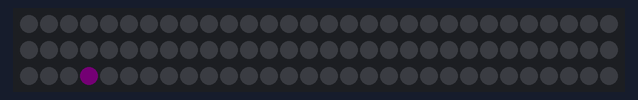
A sketch run on a simulated Arduino Uno, built with avr-gcc and run on an emulated ATmega328P. Parts: 90 RGB LEDs in strip order, left to right, continuing on the next row. Dim RGB values are drawn brighter than linear.

Above: at 1.44 s.
At 3.64 s:
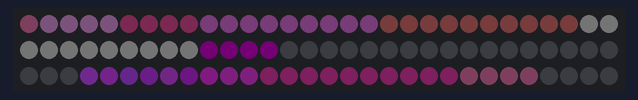
At 11.13 s:
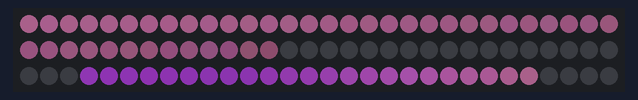
At 20.77 s:
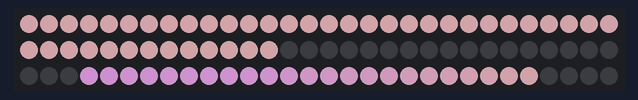
At 30.41 s:
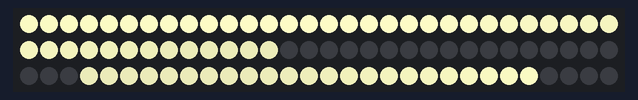
At 39.94 s:
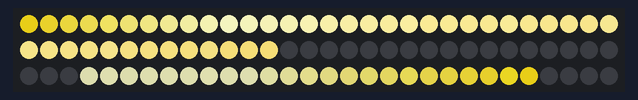

The sketch:

Dawn_to_Dusk.ino
```cpp
// Lighting for Dawn_to_Dusk by Jeanie Holt
// code clean-up: 10/22/2017
// top right=19; right bottom=42; bottom left=62; left top=85

/////  Includes  /////
#include <Adafruit_NeoPixel.h>

/////  Defines  /////
#define LED_PIN A0   // data output pin to LED string
#define NUM_LEDS 90  //actually 86 but dithering needs divisable by 5

/////  Global Variables  /////
//Initializing lighting break (brk) points
// refrence LEDs can have up to 12 breakpoints including the ends
// co[LED][color][brk_pnt] reserved space for 12 breakpoints just in case
// color=0 is distance to previous breakpoint; color=1,2,3 is Red,Green,Blue
uint8_t co[12][4][12]={
   {                           // LED 0  Top left hand corner
      {0,7,23, 24, 11, 17,24,13}, // distance from last breakpoint
      {0,7,85,239,239,100, 0, 0},  // break point red value
      {0,4,48,239,239, 50, 0, 0}, //             green
      {0,6,70,186,286,  5, 0, 0}   //             blue
   },
   {                        // LED 10  center of top
      {0,10,20, 25, 10, 12,  5,29,8},
      {0, 7,85,255,255,191,200, 0,0},
      {0, 4,48,255,255,191,100, 0,0},
      {0, 6,70,200,200,150, 10, 0,0}
   },
   {                        // LED 20  upper right hand side   11 break-points
      {0,13,17, 25, 10, 12,  5,  7,22,3,5},
      {0, 7,85,255,255,225,200,100,25,0,0},
      {0, 4,48,255,255,200,100, 25, 0,0,0},
      {0, 6,70,200,200,100, 10,  0, 0,0,0}
   },
   {                        // LED 34         11 break-points
      {0,15,15, 21, 14, 10,  7,  8,23,3,3},
      {0, 7,85,207,207,225,200,100,25,0,0},
      {0, 4,48,207,207,200,100, 25, 0,0,0},
      {0, 6,70,162,162,100, 10,  0, 0,0,0}
   },
   {                        // LED 38       12 break-points
      {0,16,14, 19, 16,  9,  6, 10, 8,17,3,1},
      {0, 7,85,191,191,225,200,200,90,25,0,0},
      {0, 4,48,191,191,200,100, 50,15, 0,0,0},
      {0, 6,70,150,150,100, 10, 10, 0, 0,0,0}
   },
   {                        // LED 42     Right side Bottom    11 break-points
      {0,17,13, 19, 16,  8,  6, 10,10,17,3},
      {0, 7,85,191,191,225,200,200,90,25,0},
      {0, 4,48,191,191,200,100, 50,15, 0,0},
      {0, 6,70,150,150,100, 10, 10, 0, 0,0}
   },
      {                     // LED 43 lower left hand corner
      {0,30,19,16,34,20},
      {0, 0, 0, 0, 0, 0},
      {0, 0, 0, 0, 0, 0},
      {0, 0, 0, 0, 0, 0}
   },
      {                     // LED 62 lower left hand corner
      {0,30,19,16,34,20},
      {0, 0, 0, 0, 0, 0},
      {0, 0, 0, 0, 0, 0},
      {0, 0, 0, 0, 0, 0}
   },
      {                     // LED 63 lower left hand corner
      {0, 30, 19, 16,34,20},
      {1, 80,191,191, 0, 0},
      {0, 30,191,191, 0, 0},
      {1,100,150,150, 0, 0}
   },
   {                        // LED 67
      {0,2,28, 19, 16,36,18},
      {0,1,77,191,191, 0, 0},
      {0,0,29,191,191, 0, 0},
      {0,1,97,150,150, 0, 0}
   },
    {                        // LED 71
      {0,4,26, 19, 16,38,16},
      {0,4,77,191,191, 0, 0},
      {0,1,29,191,191, 0, 0},
      {0,4,97,150,150, 0, 0}
   },
      {                        // LED 85   upper left hand side
      {0,7,23, 24, 11, 17,24,13},
      {0,7,85,239,239,100, 0, 0},
      {0,4,48,239,239, 50, 0, 0},
      {0,6,70,186,286,  5, 0, 0}
   }
};
//Other initializations
// led[ ] defines the reference LEDs with defined time series. Linear interp for LEDs between.
byte led[12]{0,10,20,34,38,42,43,62,63,67,71,85};  // zero based index
// out array needs length of LEDs
byte out[3][NUM_LEDS], brk[12], dis[12];
float next[12][3], nowa[12][3], delta[12][3];

/////  Setup /////
Adafruit_NeoPixel strip = Adafruit_NeoPixel(NUM_LEDS, LED_PIN, NEO_GRB + NEO_KHZ800);

void setup() {
  delay(1000);  // Start-up delay for stable start
  Serial.begin(9600);
  strip.begin();
  strip.show(); // Initialize all pixels to 'off'
}

/////  Functions  /////

/////  Main Loop  /////
void loop() {
//Set up for start of dawn; will come back here at end of "night"
  for (uint8_t k = 0; k < 12; k++){     // for each reference LED
    brk[k] = 0; //  keep track of index into co[][][] array
    dis[k] = co[k][0][0];               // distance to previous breakpoint (starts as 0)
    }
 //Timing loop every half second calculate new lighting values
  for (uint8_t t = 0; t < 120; t++){    // each time tick
    // For each indicator LED up-date values between break-points
    for (uint8_t k = 0; k < 12; k++){   // each indicator LED
      if (dis[k] <= 0){  // are we at the next break-point?
        brk[k]++; // up-date break-point counter for this indicator LED
        dis[k] = co[k][0][brk[k]];      // time increments to the next break-point
        for (uint8_t i = 0; i < 3; i++){
          nowa[k][i] = co[k][i + 1][brk[k]-1];  // values where we are at
          next[k][i] = co[k][i + 1][brk[k]];    // values at the next break-point
          delta[k][i] = (next[k][i] - nowa[k][i])/(dis[k]); // size of incremental change for each color
          }
        }else{
          for (uint8_t i = 0; i < 3; i++){
            nowa[k][i] = nowa[k][i] + delta[k][i];
            }
          }
      dis[k]--;
      for (uint8_t i = 0; i < 3; i++){
        out[i][led[k]] = nowa[k][i];
        }
      }  // end each indicator LED
    for (uint8_t g = 0; g < 11; g++){   // interpolate between indicator LEDs (11 spaces between LEDs)
      uint8_t d = led[g+1] - led[g];
      for (uint8_t b = 1; b < d; b++){  // for each intermediate LED set its color
        for (uint8_t i = 0; i < 3; i++){
          out[i][led[g] + b] = nowa[g][i] + b * (nowa[g + 1][i] - nowa[g][i])/d;
          }
        }
      } // end interpolate between indicator LEDs

// time dither by displaying every 5th wait 0.1 sec shift over one display every 5th etc.
    uint8_t m_end = NUM_LEDS / 5;
    for (uint8_t i = 0; i < 5; i++){
      for (uint8_t m = 0; m < m_end; m++){
        uint8_t k = m * 5 + i;
        strip.setPixelColor(k, strip.Color(out[0][k], out[1][k], out[2][k]));
        }
      strip.show();
      delay(100);
      }                         // end time dithering
    }                           // end timing loop
// while(1){/* stop here */}    // potential debub inertupt
  delay(3000);                  // delay for night time then restart dawn to dusk
}
```
